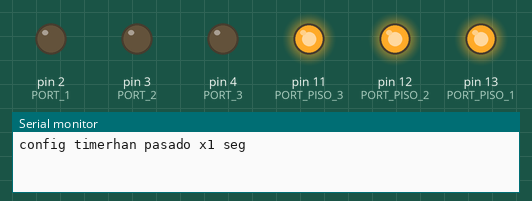
A sketch run on a simulated Arduino Uno, built with avr-gcc and run on an emulated ATmega328P. Shown: output pins drawn as LEDs (lit = HIGH), the last lines printed to the serial monitor.

Above: at 0.04 s.
At 0.61 s:
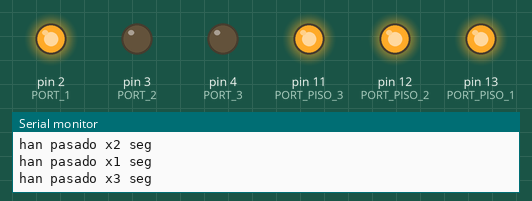
At 1.1 s:
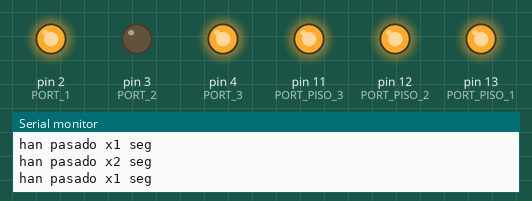
At 1.51 s:
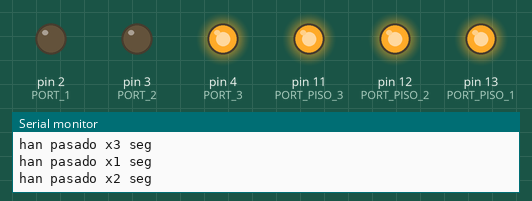
At 2.24 s:
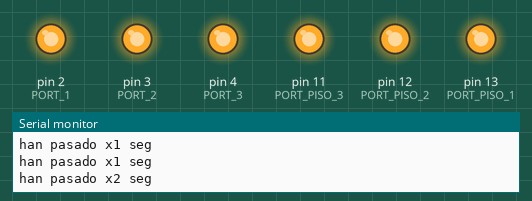
At 2.89 s:
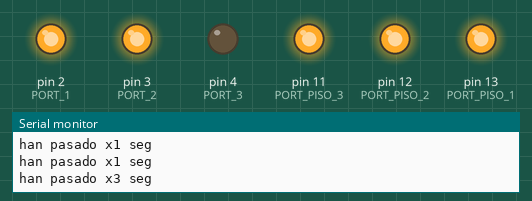
Timing chart, 0 to 3.2 s (numbered marks = the images above):
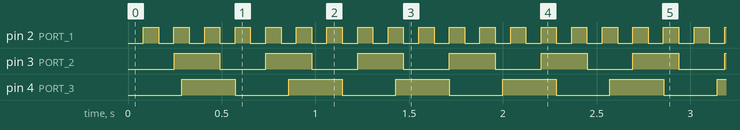

The sketch:

timers_modo_normal_ejercicio.ino
```cpp
#define PORT_1 2
#define PORT_2 3
#define PORT_3 4

#define PORT_PISO_1 13
#define PORT_PISO_2 12
#define PORT_PISO_3 11


volatile uint16_t sistyck_timer_1  = 0 ;
volatile uint16_t sistyck_timer_2  = 0 ;
volatile uint16_t sistyck_timer_3  = 0 ;


uint8_t state_led_1 = LOW ;
uint8_t state_led_2 = LOW ;
uint8_t state_led_3 = LOW ;

uint8_t state_piso_1 = HIGH ;
uint8_t state_piso_2 = HIGH ;
uint8_t state_piso_3 = HIGH ;


void setup() {
  Serial.begin(9600) ;
  pinMode(PORT_1,OUTPUT) ;
  pinMode(PORT_2,OUTPUT) ;
  pinMode(PORT_3,OUTPUT) ;
  pinMode(PORT_PISO_1,OUTPUT) ;
  pinMode(PORT_PISO_2,OUTPUT) ;
  pinMode(PORT_PISO_3,OUTPUT) ;

  /// CONFIGURAR DE FORMA FÁCIL LOS PUERTOS DE SALIDA
  digitalWrite(PORT_1,state_led_1) ;
  digitalWrite(PORT_2,state_led_1) ;
  digitalWrite(PORT_3,state_led_1) ;
  digitalWrite(PORT_PISO_1,state_piso_1) ;
  digitalWrite(PORT_PISO_2,state_piso_2) ;
  digitalWrite(PORT_PISO_3,state_piso_3) ;


  Serial.print("config timer") ;

//// configuración del timer en modo normal


  SREG = (SREG & 0b01111111);   ///deshabilitar interrupciones
  TCNT2 = 0 ;
  TIMSK2 =TIMSK2|0b00000001;
  TCCR2B = 0b00000101 ;
  SREG = (SREG & 0b01111111) | 0b10000000; //Habilitar interrupciones
}


void loop() {
  if (sistyck_timer_1 >= 20){
    Serial.println("han pasado x1 seg") ;
    sistyck_timer_1 = 0 ;
    state_led_1 = state_led_1 == LOW?HIGH:LOW ;
    digitalWrite(PORT_1,state_led_1) ;
  }

  if (sistyck_timer_2 >= 60){
    Serial.println("han pasado x2 seg") ;
    sistyck_timer_2 = 0 ;
    state_led_2 = state_led_2 == LOW?HIGH:LOW ;
    digitalWrite(PORT_2,state_led_2) ;
  }
  if (sistyck_timer_3 >= 70){
    Serial.println("han pasado x3 seg") ;
    sistyck_timer_3 = 0 ;
    state_led_3 = state_led_3 == LOW?HIGH:LOW ;
    digitalWrite(PORT_3,state_led_3) ;
  }


}


ISR(TIMER2_OVF_vect)
{
    sistyck_timer_1++ ;
    sistyck_timer_2++ ;
    sistyck_timer_3++ ;
}
```

Measured:
- by itself, pin 2 (PORT_1): alternates HIGH for 0.08 s and LOW for 0.08 s
- by itself, pin 3 (PORT_2): alternates HIGH for 0.24 s and LOW for 0.24 s
- by itself, pin 4 (PORT_3): alternates HIGH for 0.29 s and LOW for 0.29 s
